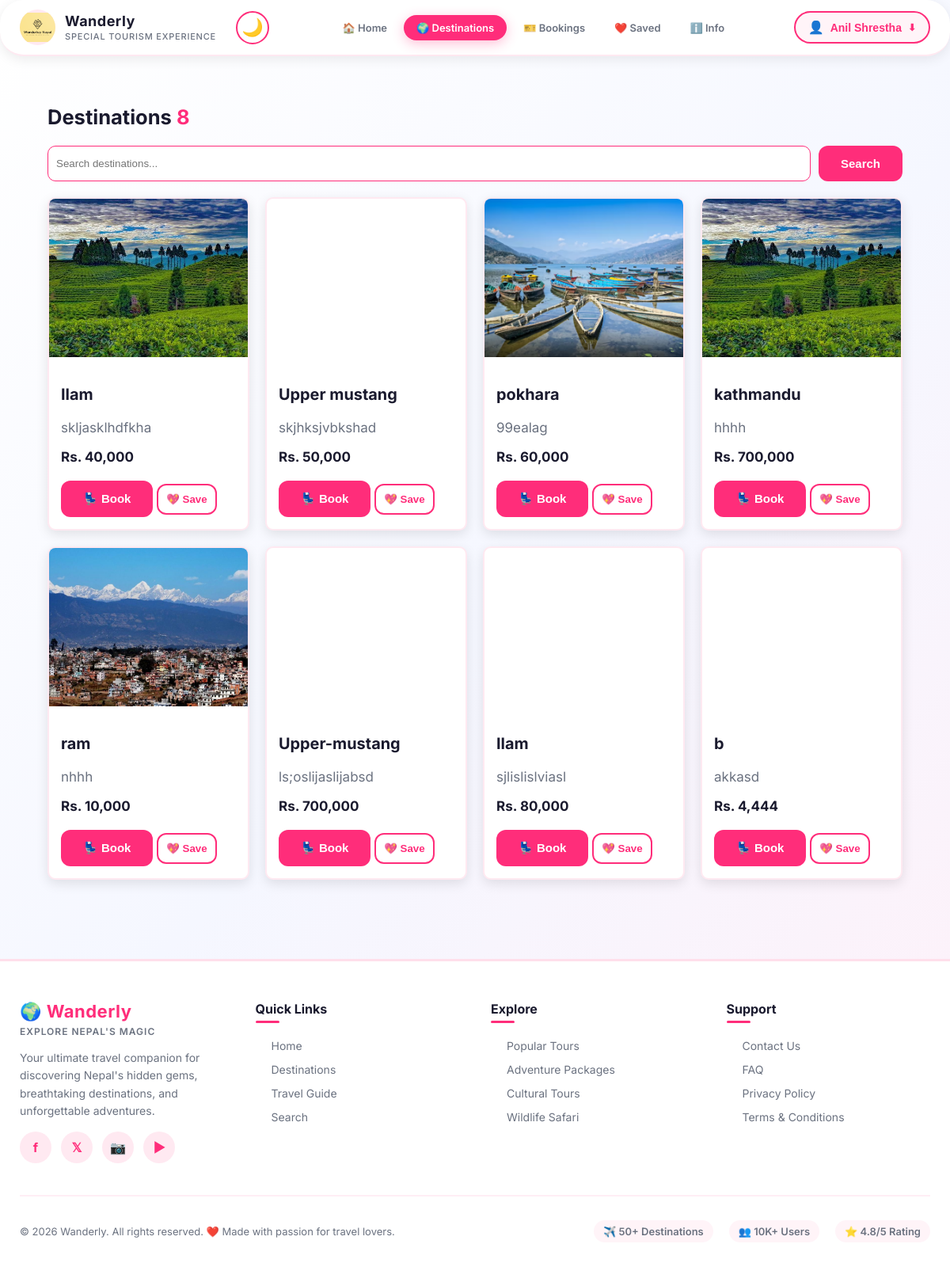
The page /places.php (signed in) on the database its author committed.
### tables this page shows
CREATE TABLE `destinations` (
  `id` int(11) NOT NULL,
  `name` varchar(100) NOT NULL,
  `description` text DEFAULT NULL,
  `image` varchar(255) DEFAULT NULL,
  `price` decimal(10,2) DEFAULT NULL,
  `created_at` timestamp NOT NULL DEFAULT current_timestamp()
);

### places.php (the view, shortened to what this page needs)
<?php
include 'includes/header.php';
include 'includes/navbar.php';
include 'database/dbconnection.php';
$destinations = $conn->query("SELECT * FROM destinations ORDER BY id DESC");
?>
<main >
  <section class="active">
    <div class="wrap">
      <h1>Destinations <span id="count" style="color:var(--accent)"><?php echo $destinations->num_rows; ?></span></h1>
      <div class="filter-bar" style="margin-bottom:20px; display:flex; gap:10px;">
        <form method="GET" action="search.php" style="flex:1; display:flex; gap:10px;">
            <input type="text" name="query" placeholder="Search destinations..." style="flex:1; padding:10px; border-radius:10px; border:1px solid var(--accent); background: var(--card); color: var(--text);" required>
            <button type="submit" class="btn">Search</button>
        </form>
      </div>
      <div class="grid" style="display:grid; grid-template-columns:repeat(auto-fill,minmax(250px,1fr)); gap:20px;">
        <?php while($row = $destinations->fetch_assoc()): ?>
        <?php
          $imagePath = "assets/{$row['image']}";
          if(!file_exists($imagePath) || empty($row['image'])){
              $imagePath = "assets/images/placeholder.jpg";
          }
        ?>
        <div class="card" style="border-radius:10px; overflow:hidden; box-shadow:0 5px 15px rgba(0,0,0,0.1);">
          <div class="media" style="background-image:url('<?php echo $imagePath; ?>'); height:200px; background-size:cover; background-position:center;"></div>
          <div style="padding:15px;">
            <h3><?php echo htmlspecialchars($row['name']); ?></h3>
            <p style="color: var(--muted);"><?php echo htmlspecialchars($row['description']); ?></p>
            <strong>Rs. <?php echo number_format($row['price']); ?></strong>
            <br><br>
            <button class="btn" onclick="openBookingModal(<?php echo $row['id']; ?>, <?php echo $row['price']; ?>, '<?php echo $imagePath; ?>')">💺 Book</button>
            <button class="ghost" onclick="saveDestination('<?php echo $row['name']; ?>', '<?php echo $imagePath; ?>')">💖 Save</button>
          </div>
        </div>
        <?php endwhile; ?>
      </div>
    </div>
  </section>
</main>
<?php include 'includes/footer.php'; ?>

### assets/css/style.css (style rules this page uses)
:root { --bg: linear-gradient(135deg, #ffffff 0%, #f5f7ff 50%, #fff0f8 100%); --card: #ffffff; --accent: #ff2d7a; --accent-2: #00d9ff; --text: #1a1a2e; --muted: #6b7280; --radius: 20px; --shadow: 0 12px 40px rgba(255, 45, 122, 0.15); }
* { box-sizing: border-box; }
html { transition: background-color 0.3s ease, color 0.3s ease; }
body { margin: 0; font-family: 'Inter', sans-serif; background: var(--bg); background-attachment: fixed; color: var(--text); transition: background 0.3s ease, color 0.3s ease; }
.wrap { max-width: 1200px; margin: auto; padding: 20px; }
.grid { display: grid; grid-template-columns: repeat(auto-fill, minmax(300px, 1fr)); gap: 20px; }
.card { background: var(--card); border-radius: var(--radius); overflow: hidden; border: 2px solid rgba(255, 45, 122, 0.1); transition: transform 0.3s ease, background 0.3s ease, border-color 0.3s ease, box-shadow 0.3s ease; box-shadow: 0 4px 12px rgba(0, 0, 0, 0.05); }
.media { height: 200px; background-size: cover; background-position: center; }
.btn { background: var(--accent); color: #fff; border: none; padding: 12px 24px; border-radius: 12px; font-weight: 700; cursor: pointer; transition: 0.2s; }
.ghost { background: transparent; border: 2px solid var(--accent); color: var(--accent); padding: 10px; border-radius: 12px; font-weight: 600; cursor: pointer; }
main section { display: none; }
main section.active { display: block; animation: fadeIn 0.4s ease; }
@media (min-width: 1024px) { body { font-size: 17px; } }
@media (min-width: 1024px) { .wrap { padding: 40px 60px; max-width: 1300px; } }
@media (min-width: 1024px) { .grid { gap: 30px; grid-template-columns: repeat(auto-fill, minmax(320px, 1fr)); } }
@media (min-width: 1024px) { .card { border-radius: 25px; } }
@media (min-width: 1024px) { .btn { padding: 14px 28px; font-size: 15px; } }

### rows shown on the page
destinations: image (picture), name "Ilam", description "skljasklhdfkha", price "40,000"
destinations: name "Upper mustang", description "skjhksjvbkshad", price "50,000"
destinations: image (picture), name "pokhara", description "99ealag", price "60,000"
destinations: image (picture), name "kathmandu", description "hhhh", price "700,000"
destinations: image (picture), name "ram", description "nhhh", price "10,000"
destinations: name "Upper-mustang", description "ls;oslijaslijabsd", price "700,000"
destinations: name "Ilam", description "sjlislislviasl", price "80,000"
destinations: name "b", description "akkasd", price "4,444"

### other values the page prints
$_SESSION['user_name'] "Anil Shrestha"
$destinations->num_rows "8"
